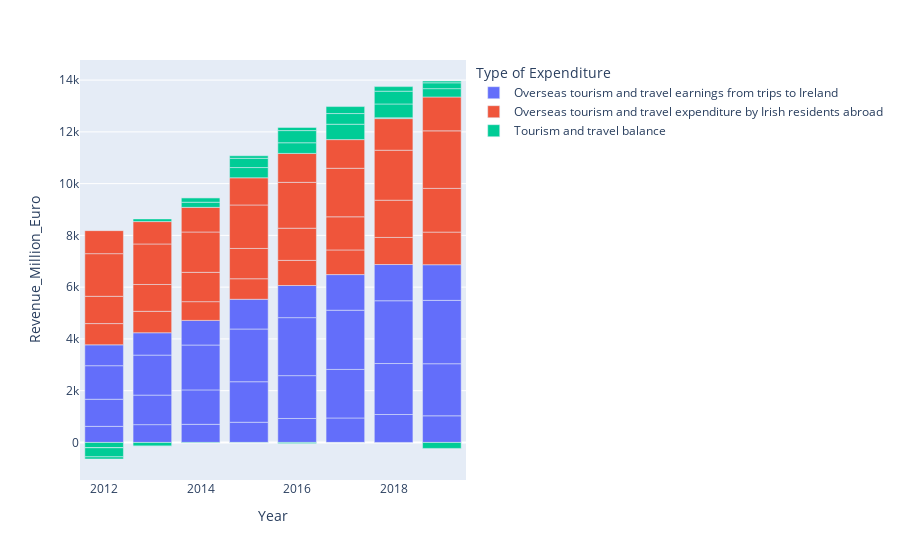

The notebook cell saved with this chart:
### Code cell
# stacked barplot of the tourism revenue categories.
fig = px.bar(tourism_df, x="Year", y="Revenue_Million_Euro", color="Type of Expenditure")
fig.show()

### Figure 1 — Plotly figure (JSON) as saved in the notebook; plotly's stock layout.template omitted (floating-point values rounded to 4 significant figures)
{"data": [{"alignmentgroup": "True", "hovertemplate": "Type of Expenditure=Overseas tourism and travel earnings from trips to Ireland<br>Year=%{x}<br>Revenue_Million_Euro=%{y}<extra></extra>", "legendgroup": "Overseas tourism and travel earnings from trips to Ireland", "marker": {"color": "#636efa", "pattern": {"shape": ""}}, "name": "Overseas tourism and travel earnings from trips to Ireland", "offsetgroup": "Overseas tourism and travel earnings from trips to Ireland", "orientation": "v", "showlegend": true, "textposition": "auto", "type": "bar", "x": [2012, 2012, 2012, 2012, 2013, 2013, 2013, 2013, 2014, 2014, 2014, 2014, 2015, 2015, 2015, 2015, 2016, 2016, 2016, 2016, 2017, 2017, 2017, 2017, 2018, 2018, 2018, 2018, 2019, 2019, 2019, 2019], "xaxis": "x", "y": [621, 1048, 1296, 806, 688, 1140, 1546, 864, 699, 1331, 1734, 952, 780, 1566, 2037, 1148, 926, 1655, 2241, 1242, 945, 1876, 2287, 1377, 1079, 1970, 2425, 1400, 1029, 2012, 2448, 1378], "yaxis": "y"}, {"alignmentgroup": "True", "hovertemplate": "Type of Expenditure=Overseas tourism and travel expenditure by Irish residents abroad<br>Year=%{x}<br>Revenue_Million_Euro=%{y}<extra></extra>", "legendgroup": "Overseas tourism and travel expenditure by Irish residents abroad", "marker": {"color": "#EF553B", "pattern": {"shape": ""}}, "name": "Overseas tourism and travel expenditure by Irish residents abroad", "offsetgroup": "Overseas tourism and travel expenditure by Irish residents abroad", "orientation": "v", "showlegend": true, "textposition": "auto", "type": "bar", "x": [2012, 2012, 2012, 2012, 2013, 2013, 2013, 2013, 2014, 2014, 2014, 2014, 2015, 2015, 2015, 2015, 2016, 2016, 2016, 2016, 2017, 2017, 2017, 2017, 2018, 2018, 2018, 2018, 2019, 2019, 2019, 2019], "xaxis": "x", "y": [821, 1054, 1648, 889, 828, 1037, 1565, 865, 723, 1133, 1559, 952, 794, 1170, 1680, 1050, 971, 1243, 1771, 1118, 952, 1281, 1875, 1107, 1047, 1438, 1931, 1223, 1260, 1689, 2223, 1308], "yaxis": "y"}, {"alignmentgroup": "True", "hovertemplate": "Type of Expenditure=Tourism and travel balance<br>Year=%{x}<br>Revenue_Million_Euro=%{y}<extra></extra>", "legendgroup": "Tourism and travel balance", "marker": {"color": "#00cc96", "pattern": {"shape": ""}}, "name": "Tourism and travel balance", "offsetgroup": "Tourism and travel balance", "orientation": "v", "showlegend": true, "textposition": "auto", "type": "bar", "x": [2012, 2012, 2012, 2012, 2013, 2013, 2013, 2013, 2014, 2014, 2014, 2014, 2015, 2015, 2015, 2015, 2016, 2016, 2016, 2016, 2017, 2017, 2017, 2017, 2018, 2018, 2018, 2018, 2019, 2019, 2019, 2019], "xaxis": "x", "y": [-200, -6, -351, -83, -140, 103, -19, -1, -24, 198, 175, 0, -14, 396, 357, 98, -45, 412, 470, 124, -7, 595, 412, 270, 32, 532, 494, 177, -231, 323, 225, 70], "yaxis": "y"}], "layout": {"barmode": "relative", "legend": {"title": {"text": "Type of Expenditure"}, "tracegroupgap": 0}, "margin": {"t": 60}, "xaxis": {"anchor": "y", "domain": [0, 1], "title": {"text": "Year"}}, "yaxis": {"anchor": "x", "domain": [0, 1], "title": {"text": "Revenue_Million_Euro"}}}}
